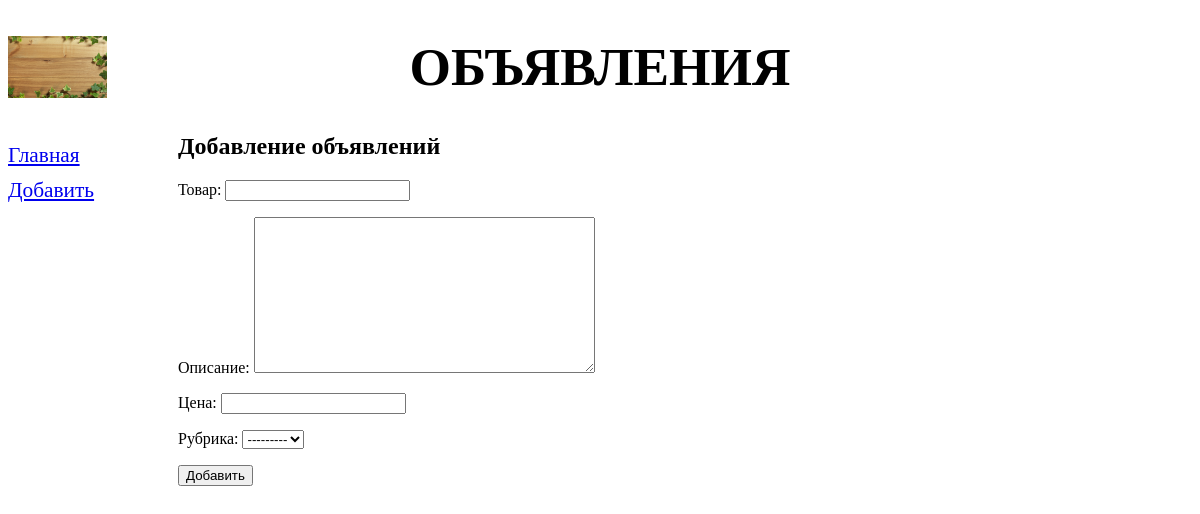
Page /bboard/add/ on the earlier database version.
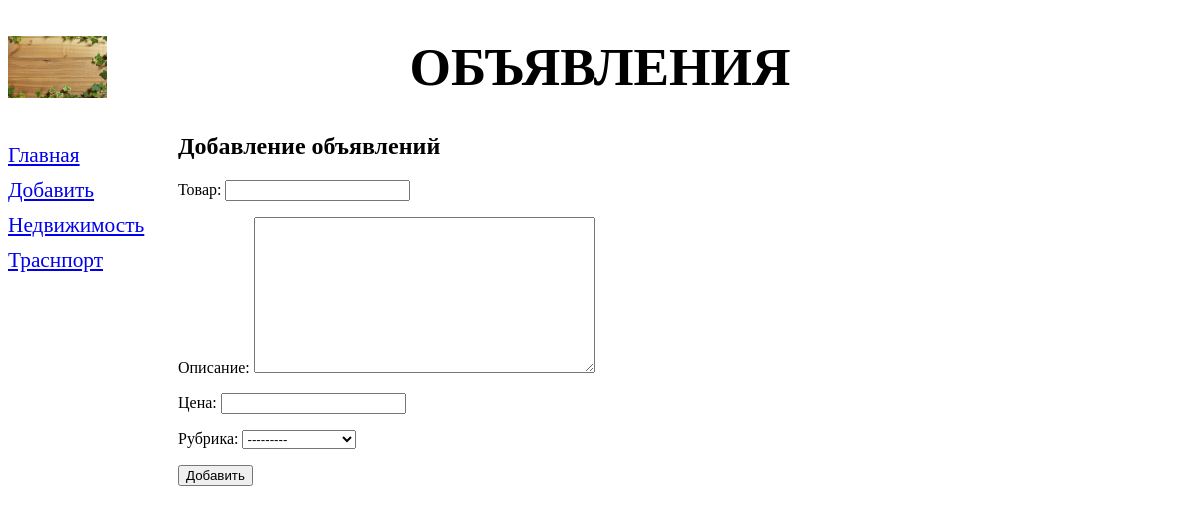
Same page on the later database version.
### bboard/models.py (models this page shows)
class Rubric(models.Model):
    name = models.CharField(max_length=20, db_index=True, verbose_name='Название')
    def __str__(self):
        return self.name
    class Meta:
        verbose_name_plural = 'Рубрики'
        verbose_name = 'Рубрика'
        ordering = ['name']

### bboard/views.py (the view)
# urls.py: path('add/', BbCreateView.as_view(), name='add'),
class BbCreateView(CreateView):
    template_name = 'bboard/create.html'
    form_class = BbForm
    success_url = reverse_lazy('index')
    def get_context_data(self, **kwargs):
        context = super().get_context_data(**kwargs)
        context['rubrics'] = Rubric.objects.all()
        return context

### bboard/forms.py
class BbForm(ModelForm):
    class Meta:
        model = Bb
        fields = ('title', 'content', 'price', 'rubric')

### bboard/templates/bboard/create.html (shortened to what this page needs)
{% extends "layout/basic.html" %}
{% block content %}
<h2>Добавление объявлений</h2>
<form method="post">
    {{ form.as_p }}
    <input type="submit" value="Добавить">
</form>
{% endblock %}

### bboard/templates/layout/basic.html (shortened to what this page needs)
{% load static %}
<!DOCTYPE html>
<html lang="ru">
<head>
    <link rel="stylesheet" type="text/css"
    href="{% static 'bboard/style.css' %}">
</head>
<body>
<header>
  <h1>Объявления</h1>
</header>
<nav>
  <a href="{% url 'index' %}">Главная</a>
  <a href="{% url 'add' %}">Добавить</a>
  {% for rubric in rubrics %}
  <a href="{% url 'by_rubric' rubric.pk %}">
  {{ rubric.name }}</a>
  {% endfor %}
</nav>
<section>
    {% block content %}
    {% endblock %}
</section>
</body>
</html>

Differences in the rows shown:
added Rubric: name "Недвижимость"
added Rubric: name "Траснпорт"
